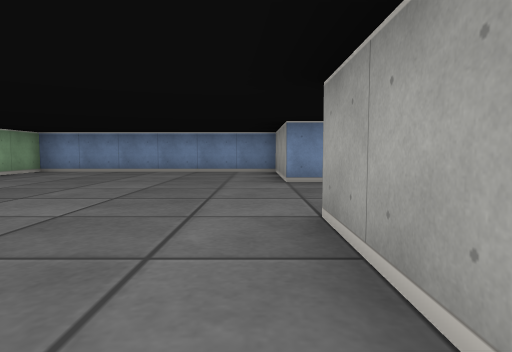
View 1 (above)

24 first-person views from a walk through a cub3D level. The camera is about half as high as the walls, tilts 4° down and sees 75° across. The floor is counted in squares. Each view is taken from the middle of a square. On the plan, view 1 faces up. The plan holds only what a view shows up to about 9 squares ahead; the rest is blank.

View 2
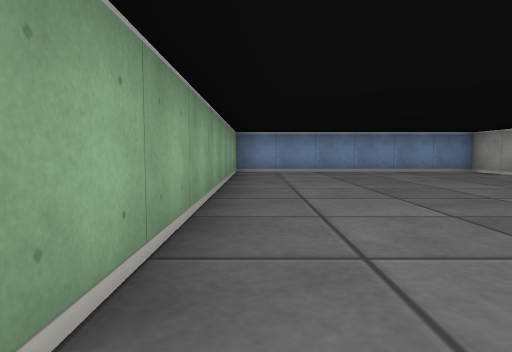

View 3
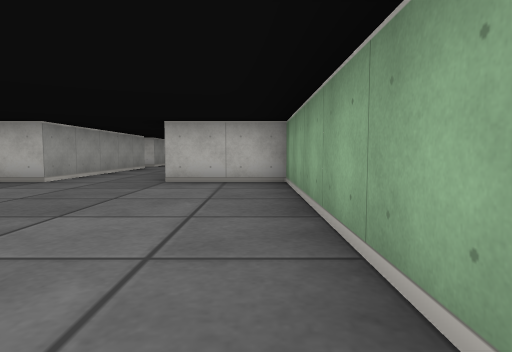

View 4
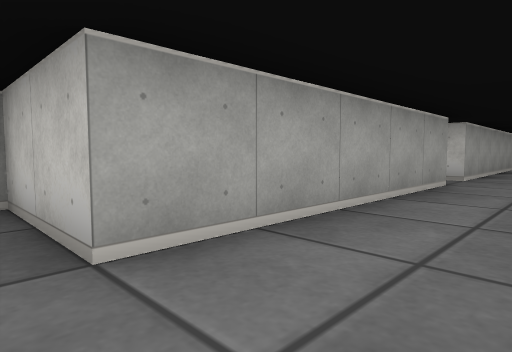

View 5
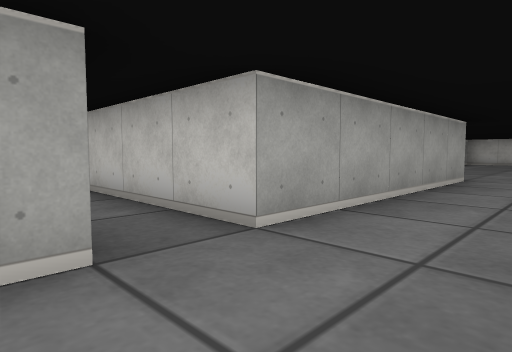

View 6
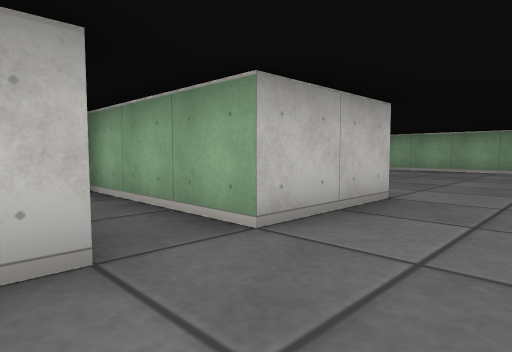

View 7
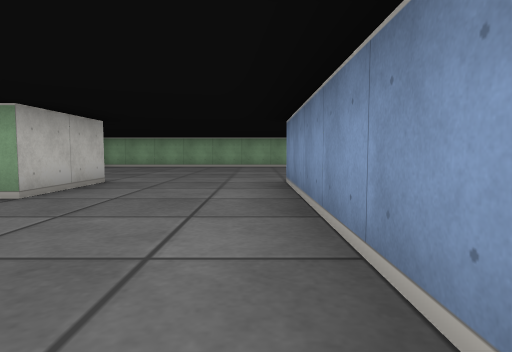

View 8
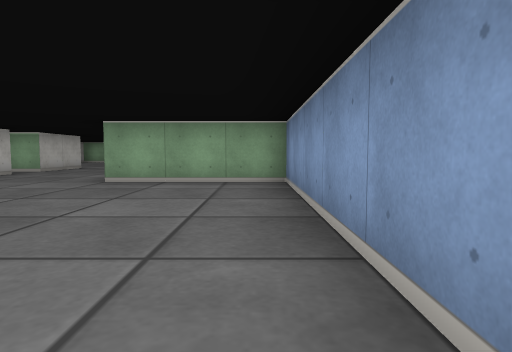

View 9
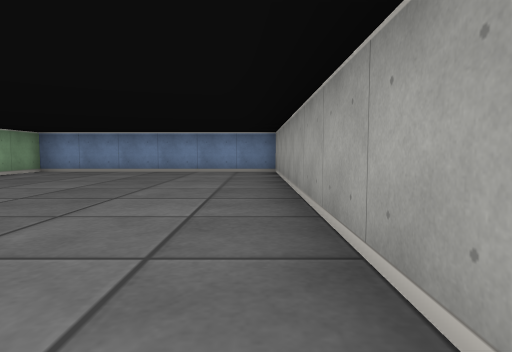

View 10
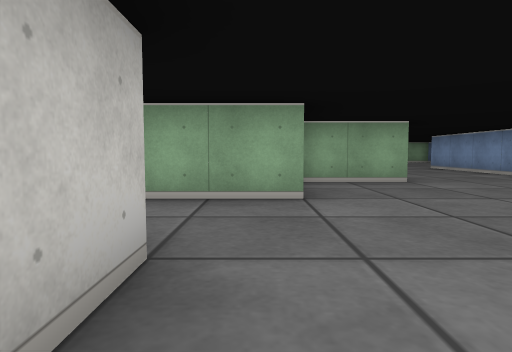

View 11
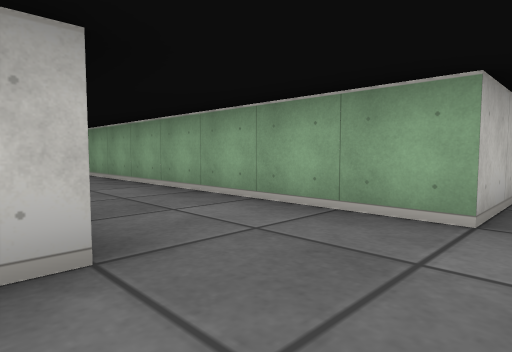

View 12
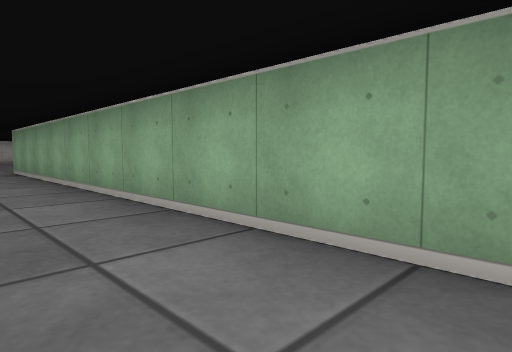

View 13
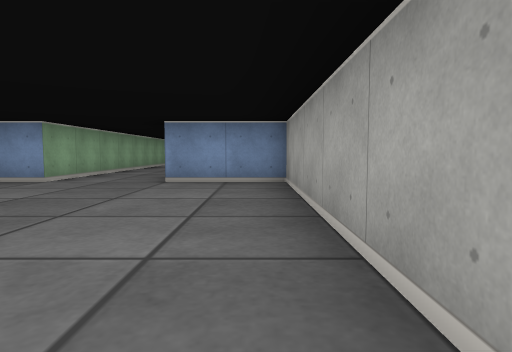

View 14
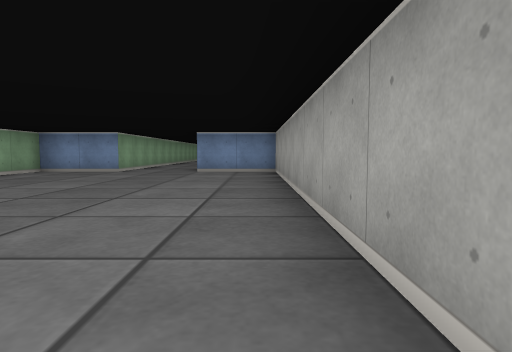

View 15
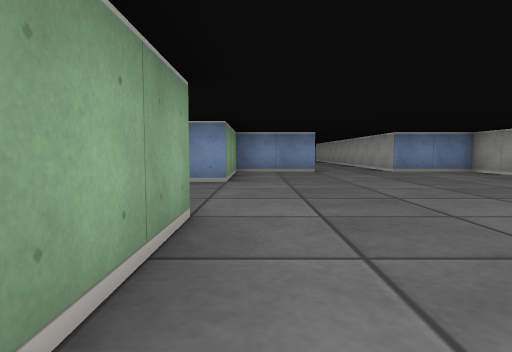

View 16
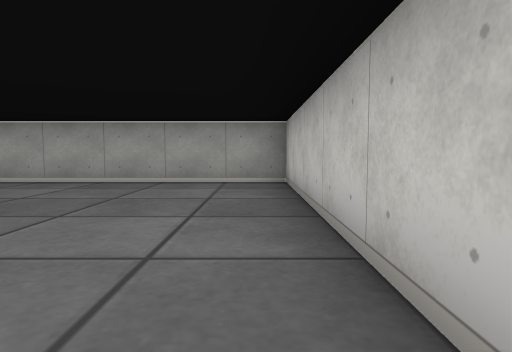

View 17
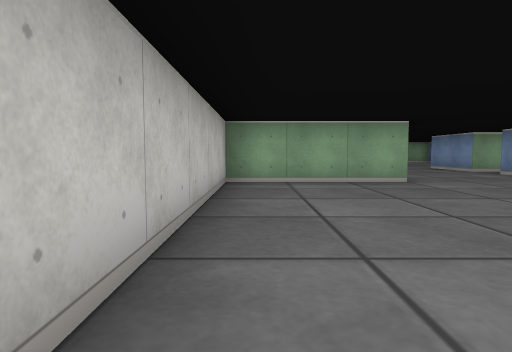

View 18
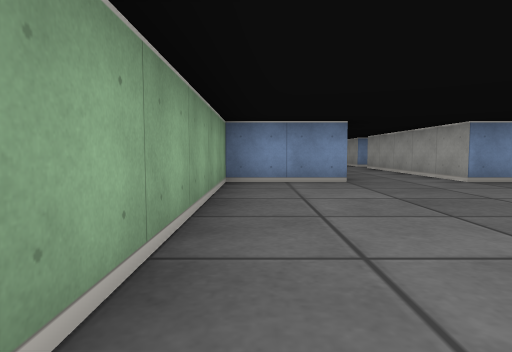

View 19
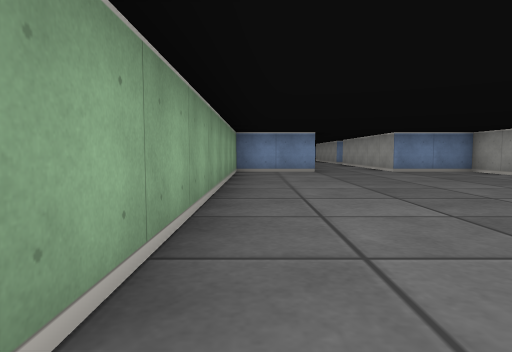

View 20
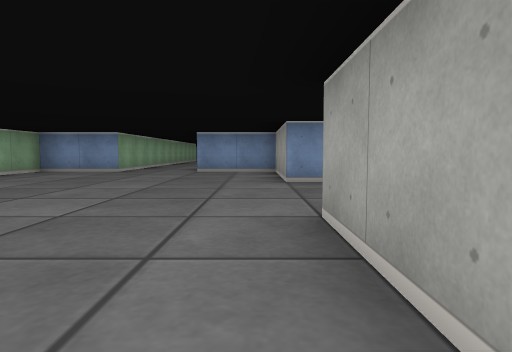

View 21
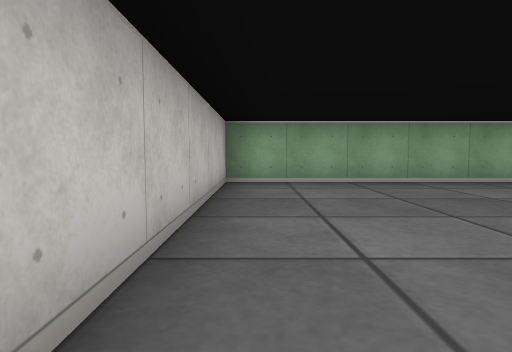

View 22
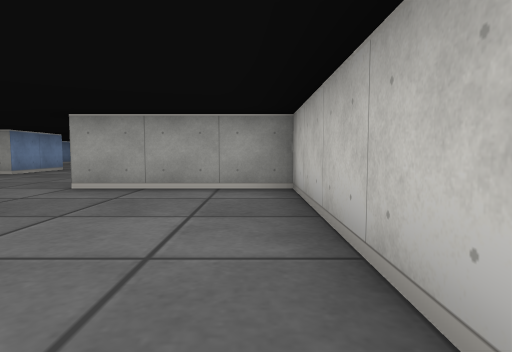

View 23
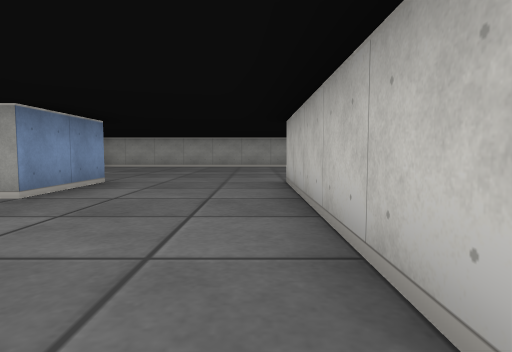

View 24
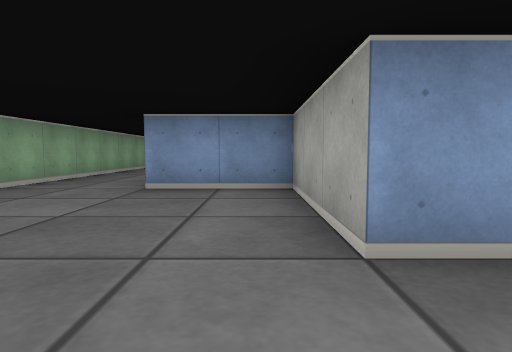

### Floor plan
Points are (right, up) in squares from view 1. A wall is a line through its corners. A room is listed if a view was taken in it or the views show most of it. See-through windows are left out.
Room 1 (views 1, 2, 3, 4, 5, 6, 7, 8, 9, 10, 11, 12)
walls: (3.4, 2.5) (3.9, 2.5); (5.5, 2.6) (5.5, 0.8); (6.1, 0.5) (7.5, 0.5) (7.5, -11.5); (9.4, -0.5) (10.4, -0.5); (-1.5, -5.6) (-1.5, -0.5) (0.5, -0.5) (0.5, 2.5) (2.5, 2.5) (2.5, -0.5); (11.5, 0.6) (11.5, 8.5) (5.5, 8.5) (5.5, 5.5) (0.5, 5.5) (0.5, 8.5) (-5.5, 8.5) (-5.5, -0.5) (-3.5, -0.5); (-3.5, -6.9) (-3.5, -11.5); (-1.5, -11.5) (-1.5, -6.5); (9.5, -11.5) (9.5, -10.9)
ways out: opening at (-2.5, -11) to room 2; opening at (8.5, -11) to room 2; opening at (-2, -6)
Room 2 (views 13, 14, 15, 16, 17, 18, 19, 20, 21, 22, 23, 24)
walls: (2.5, -13.8) (2.5, -14.5) (0.5, -14.5) (0.5, -11.5) (-1.5, -11.5); (7.5, -11.5) (5.5, -11.5) (5.5, -14.5) (3.5, -14.5); (-3.5, -11.5) (-5.5, -11.5) (-5.5, -20.5) (0.5, -20.5) (0.5, -17.5) (5.5, -17.5) (5.5, -20.5) (11.5, -20.5) (11.5, -11.5) (9.5, -11.5)
ways out: opening at (-2.5, -11) to room 1; opening at (8.5, -11) to room 1

Where each view was taken, in squares from view 1:
view 1: 0 up, 0 right, facing up
view 2: 0 up, 5 left, facing up
view 3: 5 up, 5 left, facing down
view 4: 0 up, 3 left, facing down-right
view 5: 5 down, 3 left, facing down-right
view 6: 4 up, 4 right, facing down-left
view 7: 5 up, 6 right, facing left
view 8: 8 up, 11 right, facing left
view 9: 0 up, 11 right, facing up
view 10: 0 up, 11 right, facing left
view 11: 1 up, 10 right, facing down-left
view 12: 2 down, 9 right, facing down-left
view 13: 17 down, 11 right, facing up
view 14: 20 down, 11 right, facing up
view 15: 20 down, 6 right, facing up
view 16: 20 down, 6 right, facing right
view 17: 20 down, 11 right, facing left
view 18: 17 down, 5 left, facing up
view 19: 20 down, 5 left, facing up
view 20: 20 down, 0 right, facing up
view 21: 20 down, 0 right, facing left
view 22: 20 down, 4 left, facing right
view 23: 17 down, 0 right, facing right
view 24: 16 down, 0 right, facing up
